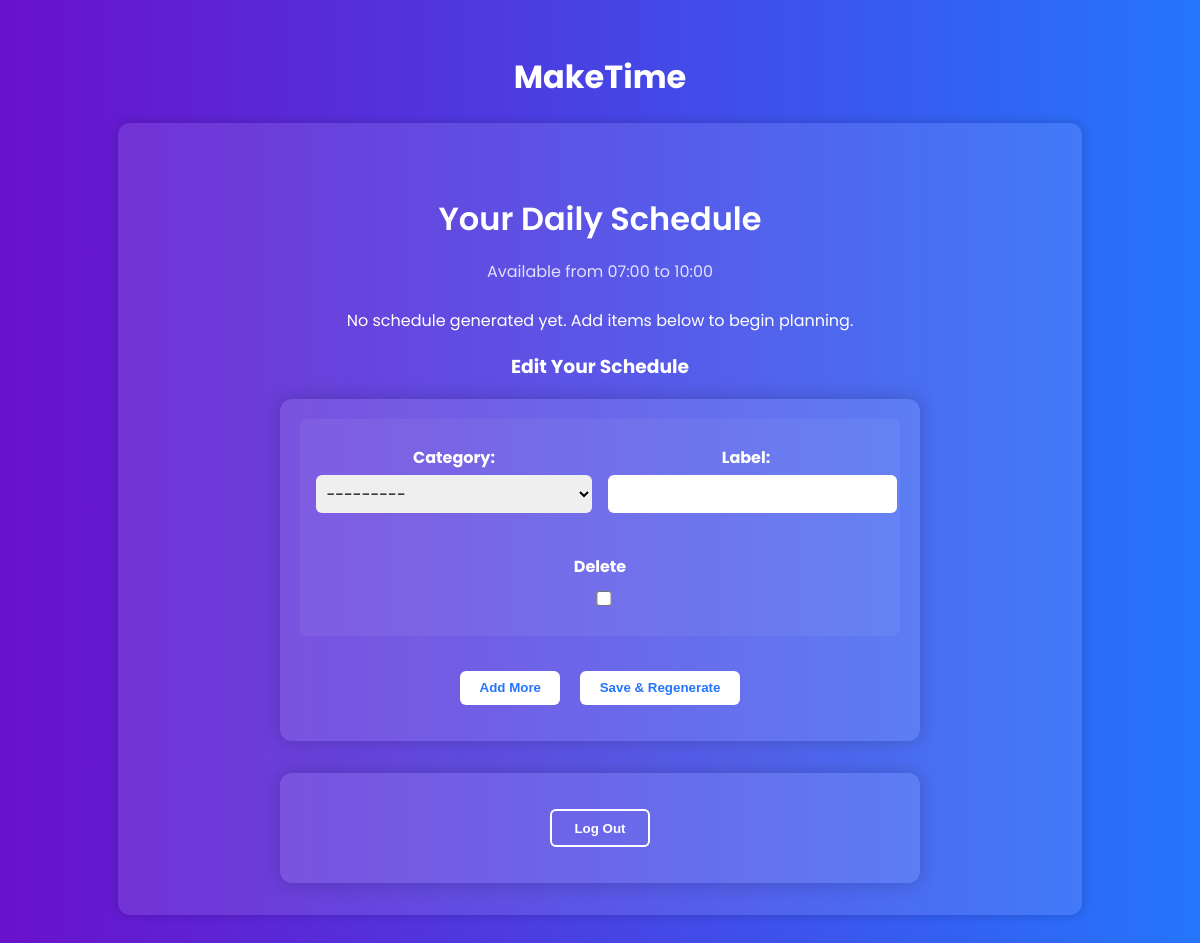
Page /schedule/ (signed in) on the earlier database version.
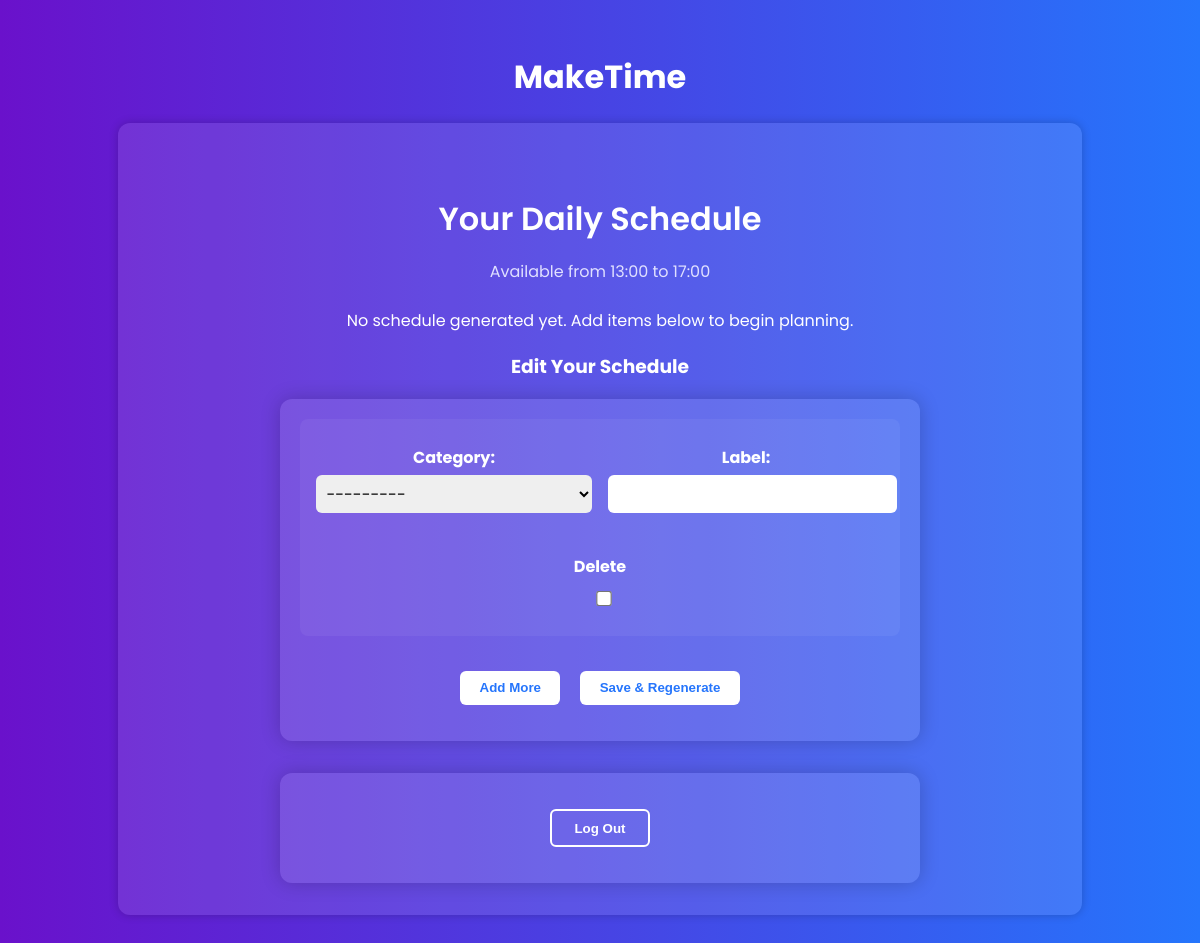
Same page on the later database version.
### core/models.py (models this page shows, shortened)
class Profile(models.Model):
    user = models.OneToOneField(User, on_delete=models.CASCADE)
    occupation = models.CharField(max_length=100, blank=True, default='')
    time_commitment = models.IntegerField(help_text="Hours per week", default=0)
    free_time_start = models.TimeField(default='00:00')
    free_time_end = models.TimeField(default='00:00')

### core/views.py (the view)
# urls.py: path('schedule/', views.schedule_demo_view, name='schedule_demo'),
@login_required
def schedule_demo_view(request):
    saved_ids = request.session.get('saved_item_ids', [])
    schedule = request.session.get('schedule', {})
    existing_items = MakeTimeItem.objects.filter(id__in=saved_ids)
    profile = request.user.profile
    if request.method == 'POST':
        formset = MakeTimeItemFormSet(request.POST, queryset=existing_items)
        if formset.is_valid():
            instances = formset.save(commit=False)
            new_ids = []
            for instance in instances:
                instance.user = request.user
                instance.save()
                new_ids.append(instance.id)
            for obj in formset.deleted_objects:
                obj.delete()
            request.session['saved_item_ids'] = new_ids
            updated_items = MakeTimeItem.objects.filter(id__in=new_ids)
            labels = [item.label for item in updated_items if item.label]
            blocks = generate_time_blocks(profile.free_time_start, profile.free_time_end)
            schedule = assign_items_to_blocks(blocks, labels)
            request.session['schedule'] = schedule
            return redirect('schedule_demo')
    else:
        formset = MakeTimeItemFormSet(queryset=existing_items)
    return render(request, 'core/schedule_demo.html', {
        'formset': formset,
        'schedule': schedule,
        'profile': profile
    })

### core/templates/core/schedule_demo.html (shortened to what this page needs)
{% extends 'core/base.html' %}
{% load static %}
{% block content %}
<div class="container">
  <h2 class="title">Your Daily Schedule</h2>
  {% if profile %}
    <p class="subtitle">
      Available from {{ profile.free_time_start|time:"H:i" }} to {{ profile.free_time_end|time:"H:i" }}
    </p>
  {% endif %}
  {% if schedule %}
    <table class="planner-table">
      <thead>
        <tr>
          <th>Time</th>
          <th>Activity</th>
        </tr>
      </thead>
      <tbody>
        {% for time, activity in schedule.items %}
          <tr>
            <td>{{ time }}</td>
            <td>{{ activity }}</td>
          </tr>
        {% endfor %}
      </tbody>
    </table>
  {% else %}
    <p>No schedule generated yet. Add items below to begin planning.</p>
  {% endif %}
  <h3>Edit Your Schedule</h3>
  <form method="post">
    <div id="formset-container">
      {% for form in formset %}
        <div class="form-row">
          <div class="form-group">
            {{ form.category.label_tag }}
            {{ form.category }}
          </div>
          <div class="form-group">
            {{ form.label.label_tag }}
            {{ form.label }}
          </div>
          <div class="form-group">
            <label>Delete</label>
            {{ form.DELETE }}
          </div>
        </div>
      {% endfor %}
    </div>
    <button type="button" id="add-form-btn">Add More</button>
    <button type="submit">Save & Regenerate</button>
  </form>
  <form method="post" action="{% url 'logout' %}" class="logout-form">
    <button type="submit" class="logout-btn">Log Out</button>
  </form>
</div>
{% endblock %}

### core/templates/core/base.html (shortened to what this page needs)
<!DOCTYPE html>
<html lang="en">
<head>
    {% load static %}
    <link rel="stylesheet" href="{% static 'core/styles.css' %}">
</head>
<body>
    <header>
        <h1>MakeTime</h1>
    </header>
    <main>
        {% block content %}{% endblock %}
    </main>
</body>
</html>

### core/static/core/styles.css (style rules this page uses)
body { margin: 0; padding: 0; font-family: 'Poppins', sans-serif; background: linear-gradient(135deg, #6a11cb, #2575fc, #ff6ec4); background-size: 200% 200%; animation: gradientShift 10s ease infinite; color: #fff; text-align: center; }
h2 { font-size: 2.5rem; font-weight: 600; margin-top: 40px; }
form { max-width: 600px; margin: 0 auto; padding: 20px; background-color: rgba(255, 255, 255, 0.1); border-radius: 12px; box-shadow: 0 0 20px rgba(0,0,0,0.2); }
label { display: block; margin: 10px 0 5px; font-size: 1rem; }
input, select { width: 100%; padding: 10px; margin-bottom: 15px; border: none; border-radius: 8px; font-size: 1rem; }
button { background-color: #ffffff; color: #6a11cb; font-weight: bold; padding: 12px 24px; border: none; border-radius: 8px; cursor: pointer; transition: background-color 0.3s ease; }
body { background-color: hotpink !important; }

### core/templates/core/schedule_demo.html (style rules this page uses)
body { background: linear-gradient(to right, #6a11cb, #2575fc); font-family: 'Poppins', sans-serif; color: #fff; text-align: center; padding: 2rem; }
.container { max-width: 900px; margin: auto; background: rgba(255, 255, 255, 0.1); padding: 2rem; border-radius: 12px; box-shadow: 0 0 10px rgba(0,0,0,0.2); }
.title { font-size: 2rem; margin-bottom: 0.5rem; }
.subtitle { font-size: 1rem; margin-bottom: 1.5rem; color: #e0e0ff; }
.form-row { display: flex; flex-wrap: wrap; gap: 1rem; margin-bottom: 1.2rem; justify-content: space-between; align-items: flex-start; background-color: rgba(255, 255, 255, 0.05); padding: 1rem; border-radius: 8px; }
.form-group { flex: 1 1 180px; display: flex; flex-direction: column; }
.form-group label { font-weight: bold; margin-bottom: 0.3rem; color: #fff; }
input, select { width: 100%; padding: 0.4rem; border-radius: 6px; border: none; font-family: 'Poppins', sans-serif; }
input[type="checkbox"] { transform: scale(1.2); margin-top: 0.5rem; }
.logout-form { margin-top: 2rem; text-align: center; }
.logout-btn { background-color: transparent; border: 2px solid #fff; color: #fff; padding: 0.6rem 1.4rem; border-radius: 6px; font-weight: bold; cursor: pointer; transition: background-color 0.3s ease; }
button { margin: 1rem 0.5rem; padding: 0.6rem 1.2rem; border: none; border-radius: 6px; background-color: #ffffff; color: #2575fc; font-weight: bold; cursor: pointer; }

Differences in the rows shown:
changed Profile: free_time_start "07:00" → "13:00"; free_time_end "10:00" → "17:00"
